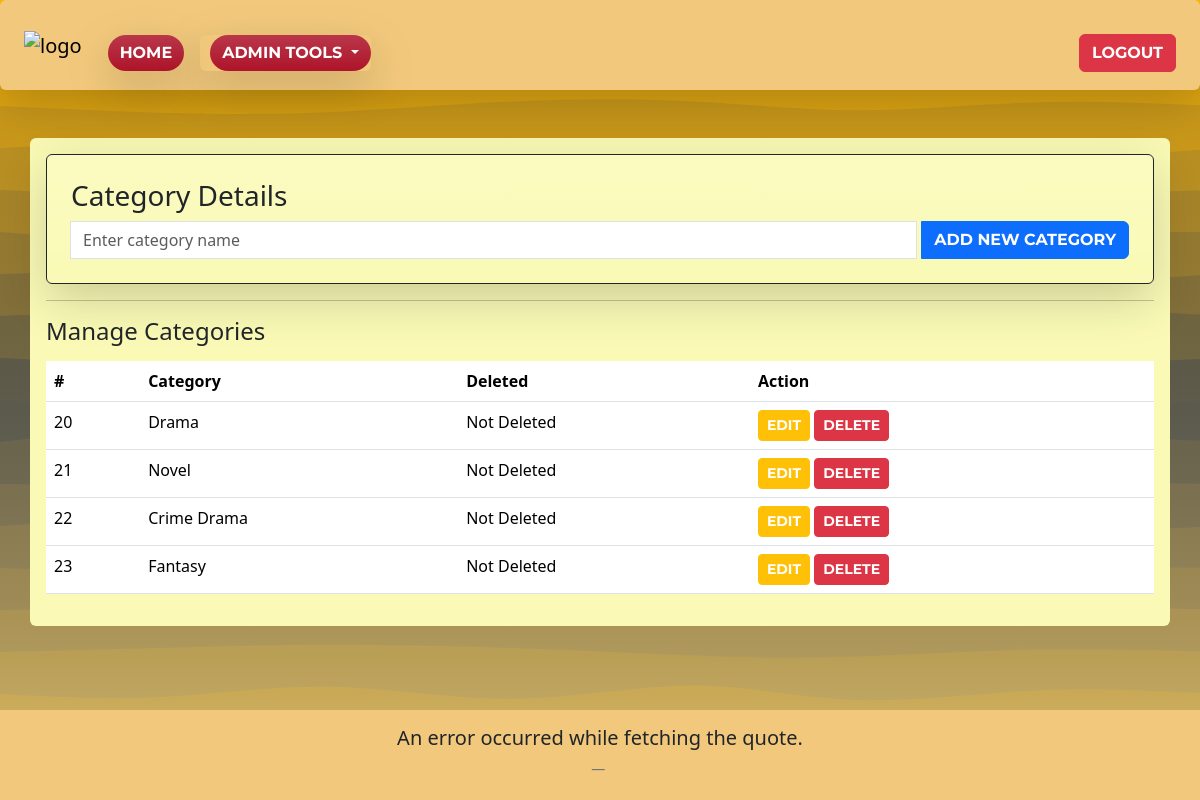
/categories.php (signed in), run on the app's committed database.
### tables this page shows
CREATE TABLE `category` (
  `id` int(11) NOT NULL,
  `categoryname` varchar(255) NOT NULL,
  `is_deleted` tinyint(1) DEFAULT 0
);

### classes/Category.php (called while the page is built, shortened)
<?php
class Category
{
    private $dbObj;
    public function getDbObj()
    {
        return $this->dbObj;
    }
    public function setDbObj($dbObj)
    {
        $this->dbObj = $dbObj;
        return $this;
    }
    public function getAllCategories()
    {
        $dbObj = $this->getDbObj();
        $sql = "SELECT * FROM category";
        $pdo_statement = $dbObj->prepare($sql);
        $pdo_statement->execute();
        $allCategories = [];
        while ($category = $pdo_statement->fetch(PDO::FETCH_ASSOC)) {
            array_push($allCategories, $category);
        }
        return $allCategories;
    }
}

### categories.php (the view, shortened to what this page needs)
<?php
require_once "./autoload.php";
require_once "./classes/Category.php";
$categoryObj = new Category($connectOBJ, "");
$allCategories = $categoryObj->getAllCategories();
?>
<div class="container mt-5 p-3 form-bg rounded">
    <form action="category-process.php" method="POST" class="bg-gradient p-4 border border-dark rounded shadow-lg p-3">
        <label for="category" class="h3">Category Details</label>
        <div class="input-group">
            <input type="text" class="form-control" id="category" name="category" placeholder="Enter category name"
                value="<?php echo isset($_GET['id']) ? $_GET['categoryname'] : ''; ?>">
            <?php if (isset($_GET['id'])): ?>
                <button type="submit" class="btn btn-primary ms-1">Update Category</button>
                <a href="categories.php" class="btn btn-secondary ms-1">Add New Category</a>
            <?php else: ?>
                <button type="submit" class="btn btn-primary ms-1">Add New Category</button>
            <?php endif; ?>
        </div>
    </form>
    <hr>
    <p class="h4">Manage Categories</p>
    <table class="table mt-3 ">
        <thead>
            <tr>
                <th scope="col">#</th>
                <th scope="col">Category</th>
                <th scope="col">Deleted</th>
                <th scope="col">Action</th>
            </tr>
        </thead>
        <tbody>
            <tr>
                <?php foreach ($allCategories as $value):
                    ?>
                    <td><?php echo $value['id'] ?></td>
                    <td><?php echo $value['categoryname'] ?></td>
                    <td><?php if ($value['is_deleted']) {
                        echo "Deleted";
                    } else {
                        echo "Not Deleted";
                    } ?></td>
                    <td>
                        <a href="categories.php?id=<?php echo $value['id']; ?>&categoryname=<?php echo $value['categoryname'] ?>"
                            class="btn btn-warning btn-sm">Edit</a>
                        <a href="category-process.php?id=<?php echo $value['id']; ?>"
                            class="btn btn-danger btn-sm">Delete</a>
                    </td>
                </tr>
            </tbody>
        <?php endforeach ?>
    </table>
</div>
<?php
require_once "./footer.php";

### style.css (style rules this page uses)
body, .gradient-bg { min-height: 100vh; background-size: cover; background-position: center center; background-repeat: repeat; }
.dropdown-menu, .form-bg { background-color: rgb(250, 250, 182); }
.btn-primary, .btn-secondary, .btn-warning, .btn-danger, .btn-success, .category-btn { text-transform: uppercase; font-family: "Montserrat", sans-serif; font-weight: 700; color: #fff; }

### data on the page
category: id "20", categoryname "Drama", is_deleted "Not Deleted"
category: id "21", categoryname "Novel", is_deleted "Not Deleted"
category: id "22", categoryname "Crime Drama", is_deleted "Not Deleted"
category: id "23", categoryname "Fantasy", is_deleted "Not Deleted"
